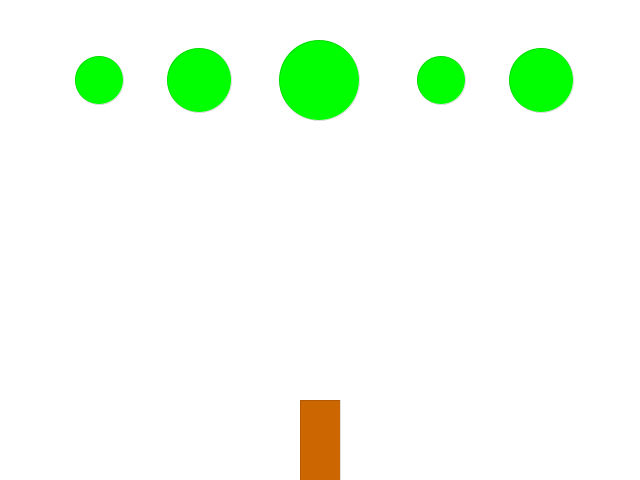
Frame 1 (no input)
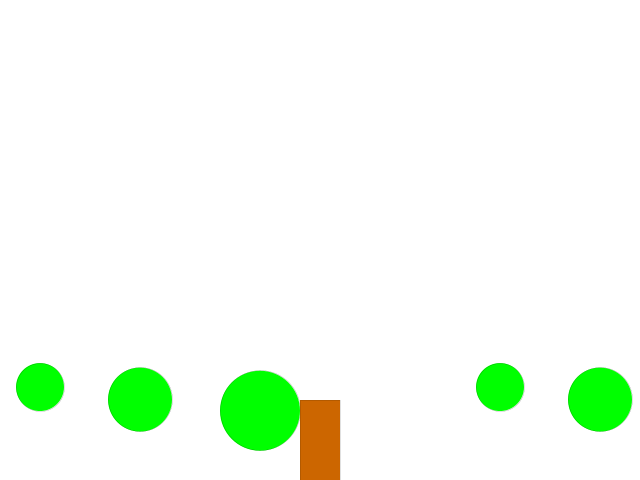
Frame 60 (the mouse pressed at the canvas centre just before this capture)
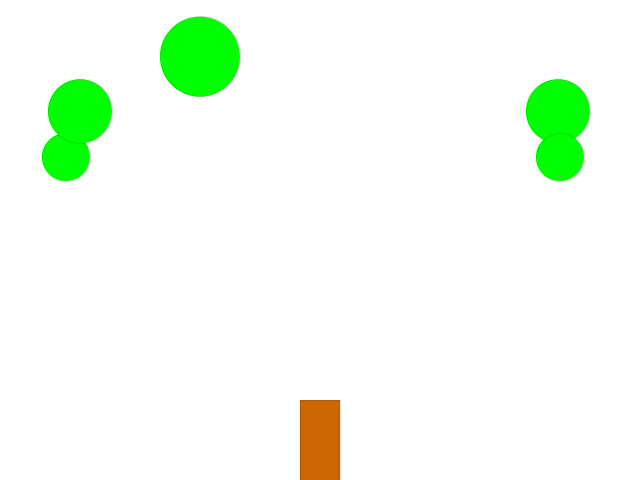
Frame 120 (the mouse held since frame 60 and released just before this capture)

The Processing sketch that drew these frames (run headless with seeded random() and noise(); from frame 60 on, the mouse is pressed at the canvas centre):

// Processing sketch: Paong04
// ── Paong04.pde
// Phase 4
// Add player contolled by keys left, right and up
// ====================================
// Phase 3
// bubbles have diferent sizes
// hitting a bubble greater than 1, creates 2 smaller bubbles
// =====================================
// Phase 2
// Add a hook triggered by mouse click
// If hook meet some bubble, destroy it
// =====================================
// Phase 1
// Create bubbles and make them bounce
// =====================================
// Created by Daniel Alvarez (DasK)

ArrayList<Bubble> bubbles = new ArrayList<Bubble>();
Bubble actualbubble;
Hook hook;
Player player;
int playermoving = 0;

void setup() {
  size(640, 480);
  //frameRate(30);
  bubbles.add(new Bubble(100, height-400, false, 3, true));
  bubbles.add(new Bubble(200, height-400, false, 4, true));
  bubbles.add(new Bubble(width/2, height-400, false, 5, true));
  bubbles.add(new Bubble(width - 100, height-400, true, 4, true));
  bubbles.add(new Bubble(width - 200, height-400, true, 3, true));

  player = new Player(width/2);
}

void draw() {
  background(255);
  for (int i = 0; i < bubbles.size(); i++) {
    actualbubble = bubbles.get(i);
    actualbubble.move();
    actualbubble.show();
  }
  if (hook != null) {
    hook.move();
    hook.show();
    checkhook();
  }
  if (player != null) {
    if (playermoving!=0) player.move(playermoving);
    player.show();
    checkplayer();
  }
}

void checkhook() {
  if (hook.y < 0) { //if hits the top, destroy
    hook = null;
    return;
  }
  for (int i = bubbles.size() - 1; i >= 0; i--) { //backwards so we can remove items
    actualbubble = bubbles.get(i);
    if (abs(actualbubble.x - hook.x) < actualbubble.radious && actualbubble.y + actualbubble.radious > hook.y) {   
      hook = null;
      if (actualbubble.bbsize > 1) {
        bubbles.add(new Bubble(actualbubble.x + (actualbubble.radious/2), actualbubble.y, true, actualbubble.bbsize-1, false));
        bubbles.add(new Bubble(actualbubble.x - (actualbubble.radious/2), actualbubble.y, false, actualbubble.bbsize-1, false));   
        //frameRate(1); //for debug
      }
      bubbles.remove(i);
      return;
    }
  }
}

void checkplayer() {
  //check if some bubble hits the player
  for (int i = 0; i < bubbles.size(); i++) {
    actualbubble = bubbles.get(i);
    if (dist(actualbubble.x, actualbubble.y, player.x, player.y-(player.plsize/2)) < (player.plsize/2)+actualbubble.radious) {   
      frameRate(1); //for debug      
      player = null;
      actualbubble.bbcolor = color(255,10,100);
      return;
    }
  }
}

void keyPressed() {
  if (key == CODED && player != null) {
    switch(keyCode) {
    case UP: 
      hook = new Hook(player.x);
      break;
    case LEFT: 
      playermoving = -1;
      break;
    case RIGHT: 
      playermoving = 1;
      break;
    }
  }
}

void keyReleased() {
  if (keyCode == LEFT || keyCode == RIGHT) playermoving=0;
}
// ── Bubble.pde
class Bubble {
  float x;
  float y;
  boolean dirX;
  boolean dirY;
  int radious;
  float speed;
  float acceleration = 0;
  int maxspeed;
  float horizontalspeed = 1;
  int bbsize;
  color bbcolor = color (0, 255, 0);

  Bubble(float startX, float startY, boolean startdirX, int startsize, boolean startstage) {
    bbsize = startsize;
    x = startX;
    y = startY;
    dirX = startdirX;
    dirY = false;
    if (startstage) speed = 0;
    else speed = 3;
    radious = 8 * startsize;
    maxspeed = ((4 * startsize) /3) + 6;
  }

  void move() {
    speedchange();
    if (dirX) x+=horizontalspeed;
    else x-=horizontalspeed;
    if (dirY) y += speed;
    else y-=speed;
    checkboundaries();
  }

  void show() {
    fill(bbcolor);
    strokeWeight(0);
    ellipseMode(RADIUS);
    ellipse(x, y, radious, radious);
  }
  
  void speedchange() {
    acceleration += 0.01;
    if (dirY && speed < maxspeed) {  
      speed += acceleration;
    }
    else if (!dirY) {  
      speed -= acceleration;
    }
    if (speed < 0) {
      speed = 0;
      acceleration = 0;
      dirY=true;
    }
  }

  void checkboundaries() {
    if (!dirX && x < radious) dirX = true;
    else if (dirX && x > width - radious) dirX = false;
    if (dirY && y > height - radious) {
      dirY = false;
      acceleration = 0;
    }
  }
}
// ── Hook.pde
class Hook {
  float x;
  float y;
  float startY;
  float speed = 10;

  Hook(float startX) {
    x = startX;
    startY = height - 40;
    y = startY;
  }

  void show() {
    stroke(150);
    strokeWeight(4);
    line(x, startY, x, y);
  }

  void move() {
    y -= speed;
  }
}
// ── Player.pde
class Player {
  float x;
  float y;
  float speed = 4;
  int plsize;

  Player(float startX) {
    plsize = 40;
    x = startX;
    y = height - plsize;
  }
  void show() {
    rectMode(CENTER); 
    fill(204, 102, 0);
    strokeWeight(0);
    rect(x, y, plsize, plsize*2);
    //ellipse(x, y-(plsize/2), plsize/2, plsize/2); //real hittable area
  }
  void move(int dirX) {
    if (dirX>0 && x < width-(plsize/2)) x += speed;
    else if (dirX<0 && x > plsize/2) x -= speed;   
  }
}
